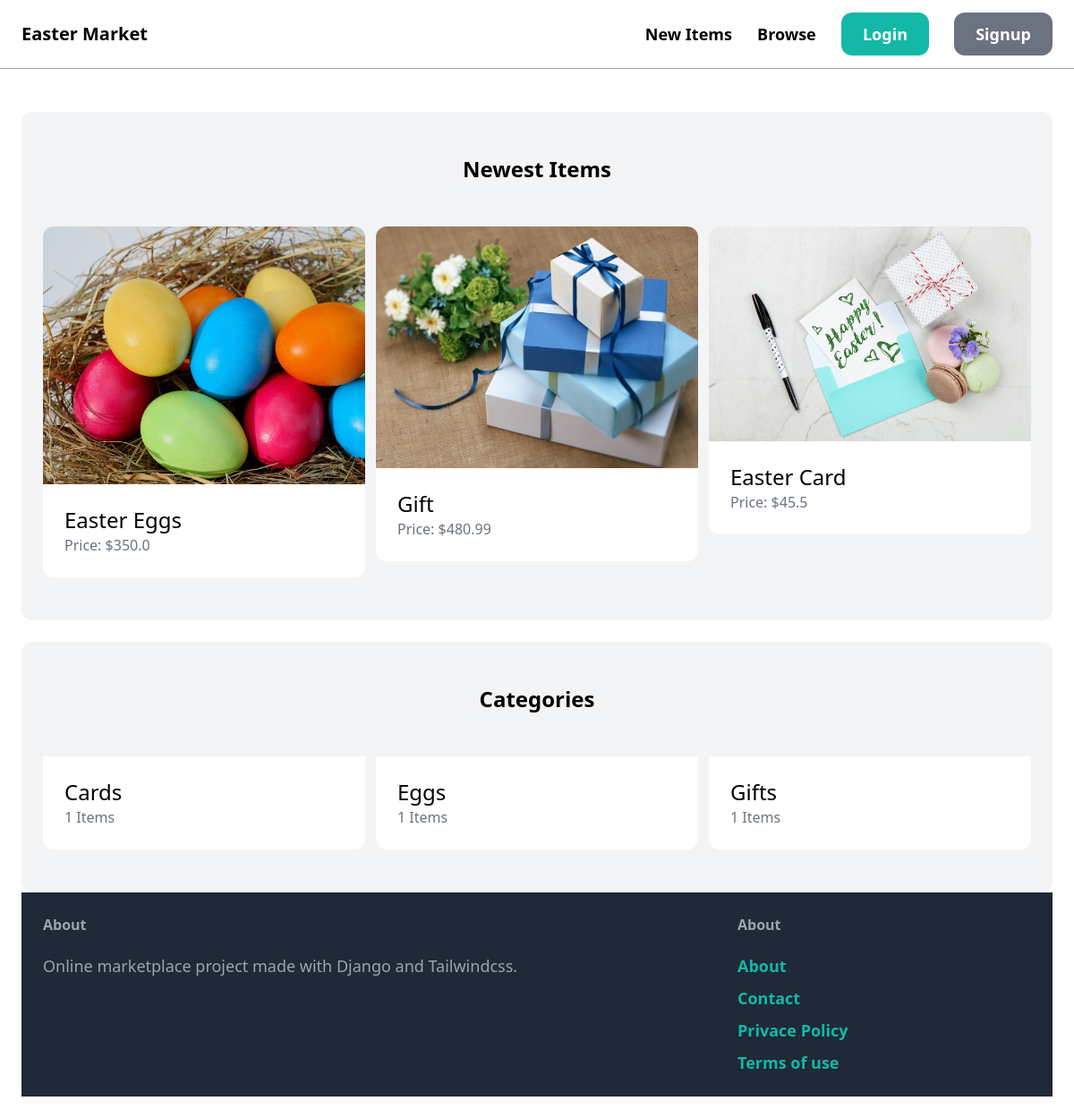
The app's page /, older data.
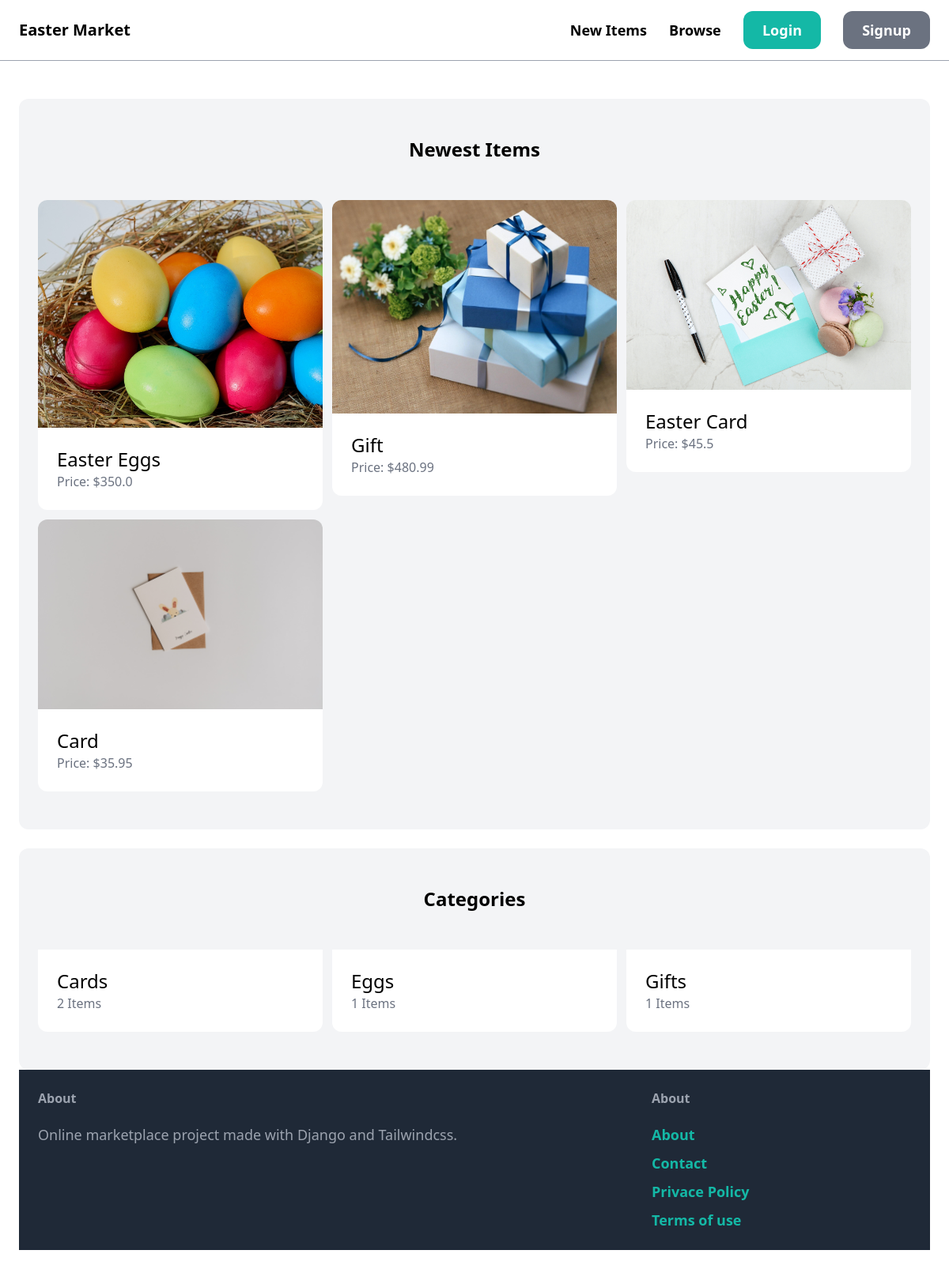
The same page, newer data.
### item/models.py (models this page shows, shortened)
class Item(models.Model):
    name = models.CharField(max_length=255)
    category = models.ForeignKey(Category, related_name="items", on_delete=models.CASCADE)
    description = models.TextField(blank=True, null=True)
    price = models.FloatField()
    image = models.ImageField(upload_to="items_images", blank=True, null=True)
    is_sold = models.BooleanField(default=False)
    created_by = models.ForeignKey(User, related_name="items", on_delete=models.CASCADE)
    created_at = models.DateTimeField(auto_now_add=True)

class Category(models.Model):
    name = models.CharField(max_length=255)
    class Meta:
        ordering = ("name",)
        verbose_name_plural = "Catagories"

### core/views.py (the view)
# urls.py: path('', views.index, name='index'),
def index(request):
    items = Item.objects.filter(is_sold=False)[0:6]
    categories = Category.objects.all()
    return render(request, 'core/index.html',
                  {'categories':categories,
                  'items':items,})

### core/templates/core/index.html (shortened to what this page needs)
{% extends 'core/base.html' %}
{%block content%}
   <div class="mt-6 px-6 py-12 bg-gray-100 rounded-xl">
        <h2 class="mb-12 text-2xl text-center font-bold">Newest Items</h2>
        <div class="grid grid-cols-3 gap-3">
            {%for item in items%}
                <div>
                    <a href="{% url 'item:detail' item.id %}">
                        <img src="{{item.image.url}}" class="rounded-t-xl">
                <div class="p-6 bg-white rounded-b-xl">
                    <h2 class="text-2xl">{{ item.name}}</h2>
                    <p class="text-gray-500">Price: ${{item.price}} </p>
                </div>
                    </a>
                </div>
            {% endfor %}
        </div>
    </div>
    <div class='mt-6 px-6 py-12 bg-gray-100 rounded-xl'>
        <h2 class="text-2xl mb-12 text-center font-bold">Categories</h2>
        <div class="grid gap-3 grid-cols-3 ">
            {%for category in categories%}
            <div class="p-6 bg-white rounded-b-xl">
                <h2 class="text-2xl">{{ category.name}}</h2>
                <p class="text-gray-500">{{category.items.count}} Items</p>
            </div>
            {%endfor%}
        </div>
{%endblock%}

### core/templates/core/base.html (shortened to what this page needs)
<!doctype html>
<html>
    <head>
        <script src="https://cdn.tailwindcss.com"></script>
    </head>
    <body>
        <nav class="px-6 py-6 flex justify-between items-center border-b border-gray-400">
            <a href="/" class="text-xl font-semibold ">Easter Market</a>
            <div class="space-x-6">
                <a href="#" class="text-lg font-semibold hover:text-gray-500">New Items</a>
                <a href="#" class="text-lg font-semibold hover:text-gray-500">Browse</a>
                <a href="{%url 'core:login'%}" class="px-6 py-3 text-lg font-semibold bg-teal-500 text-white rounded-xl hover:bg-teal-700">Login</a>
                <a href="{%url 'core:signup'%}" class="px-6 py-3 text-lg font-semibold bg-gray-500 text-white rounded-xl hover:bg-gray-700">Signup</a>
            </div>
        </nav>
        <div class="px-6 py-6">
            {% block content %}
            {% endblock content %}
        </div>
        <footer class="px-6 py-6 flex justify-between bg-gray-800 ">
            <div class="w-2/3 pr-10">
                <h3 class="mb-5 font-semibold text-gray-400">About</h3>
                <p class="text-lg text-gray-400">Online marketplace project made with Django and Tailwindcss.</p>
            </div>
            <div class="w-1/3 pl-10 ">
                <h3 class="mb-5 font-semibold text-gray-400">About</h3>
                <ul class="space-y-2">
                    <li><a href="#" class="text-lg font-semibold hover:text-teal-700 text-teal-500">About</a></li>
                    <li><a href="{% url 'core:contact'%}" class="text-lg font-semibold hover:text-teal-700 text-teal-500">Contact</a></li>
                    <li><a href="#" class="text-lg font-semibold hover:text-teal-700 text-teal-500">Privace Policy</a></li>
                    <li><a href="#" class="text-lg font-semibold hover:text-teal-700 text-teal-500">Terms of use</a></li>
                </ul>
            </div>
        </footer>
    </body>
</html>

Row changes from the older to the newer data that the page shows:
added Item: image (picture), name "Card", price "35.95"
computed for Category "Cards": items.count "1" → "2"
